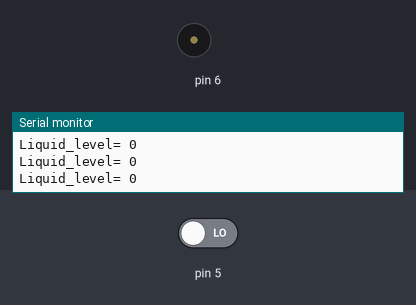
A sketch run on a simulated Arduino Uno, built with avr-gcc and run on an emulated ATmega328P. Shown: buzzer (waves = sounding), the last lines printed to the serial monitor. The inputs (shaded band) are chosen by the test bench; at power-on: pin 5 LOW.

Above: at 2.4 s.
2.5 s: pin 5 driven HIGH
At 2.67 s:
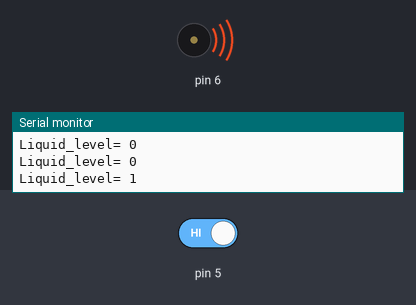
5.5 s: pin 5 driven LOW
At 6.2 s:
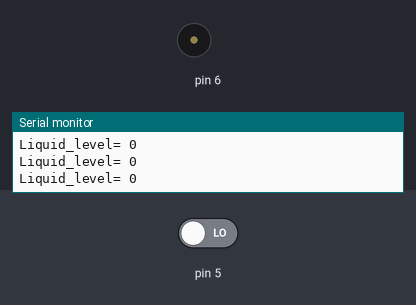
Timing chart, 0 to 8.5 s (numbered marks = the images above; inputs shaded):
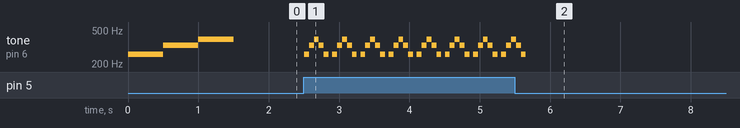

Measured:
- after the input at 2.5 s, tone on pin 6: silent → 261 Hz at once, then repeats every 0.40 s: 330 Hz 0.07 s, 392 Hz 0.07 s, 330 Hz 0.07 s, 261 Hz 0.07 s, silent 0.05 s, 261 Hz 0.07 s
- after the input at 5.5 s, tone on pin 6: goes on until 5.7 s, then stays silent

The sketch:

water_sensor_project.ino
```cpp
int Liquid_level=0;
int first=0;
int numTones = 5;
int tones[] = {261, 330, 392, 330, 261};
void setup() {
Serial.begin(9600);
pinMode(5,INPUT);
pinMode(6,OUTPUT);
}

void loop() {
  if(first==0)
{
  first++;
  for (int i = 0; i <3; i++) {
      tone(6, tones[i]);
      delay(500);
    }
    noTone(6);
}
Liquid_level=digitalRead(5);
Serial.print("Liquid_level= ");
Serial.println(Liquid_level,DEC);
if(Liquid_level==1)
{  for (int i = 0; i < numTones; i++) {
      tone(6, tones[i]);
      delay(70);
    }
    noTone(6);
 }
delay(50);
}
```
